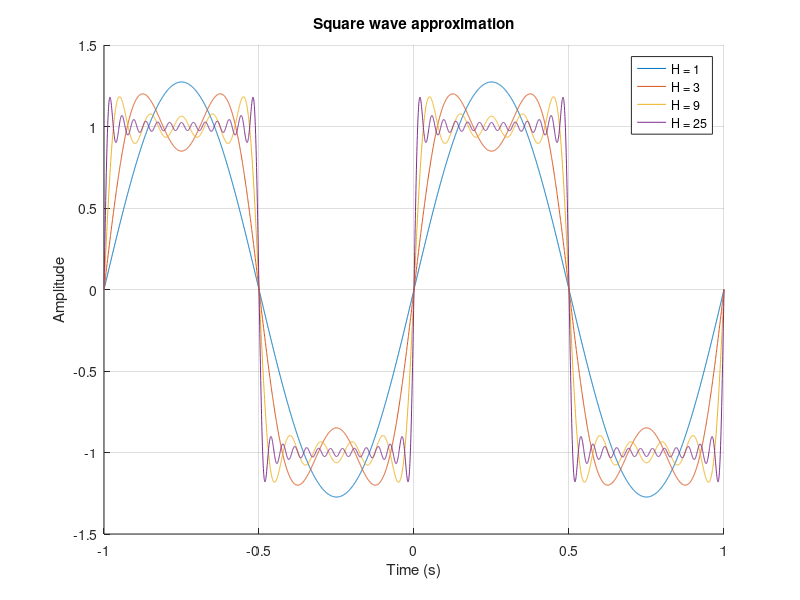

MATLAB code to generate this figure:
t = linspace(-1, 1, 4000);
Hs = [1 3 9 25];

figure
hold on
for H = Hs
    x = zeros(size(t));
    for k = 1:2:H
        x = x + (4/pi) * sin(2*pi*k*t) / k;
    end
    plot(t, x, 'DisplayName', sprintf('H = %d', H))
end
hold off
grid on
legend
xlabel('Time (s)')
ylabel('Amplitude')
title('Square wave approximation')
saveas(gcf, 'exercise1.png')
